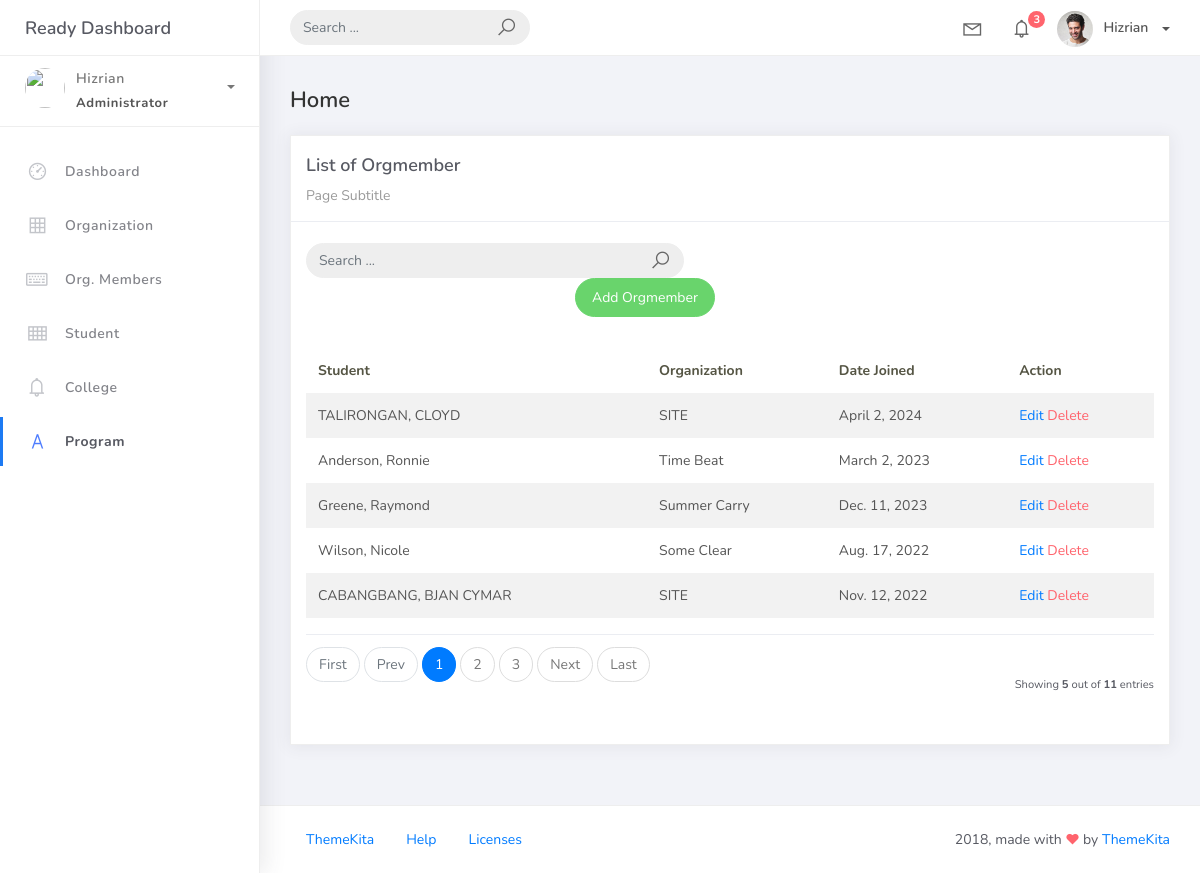
The page /orgmember_list on the database its author committed.
### studentorg/models.py (models this page shows)
class BaseModel(models. Model):
    created_at = models.DateTimeField(auto_now_add=True, db_index=True)
    updated_at = models.DateTimeField(auto_now=True)
    class Meta:
        abstract = True

class OrgMember(BaseModel):
    student = models.ForeignKey (Student, on_delete=models.CASCADE)
    organization = models.ForeignKey(Organization, on_delete=models.CASCADE)
    date_joined = models.DateField()

class Student (BaseModel):
    student_id = models.CharField(max_length=15)
    lastname = models.CharField(max_length=25)
    firstname = models.CharField(max_length=25)
    middlename = models.CharField(max_length=25, blank=True, null=True)
    program = models.ForeignKey(Program, on_delete=models.CASCADE)
    def __str__(self):
        return f"{self.lastname}, {self.firstname}"

class Organization(BaseModel):
    name = models.CharField(max_length=250)
    college = models.ForeignKey(
        College, null=True, blank=True, on_delete=models.CASCADE)
    description = models.CharField(max_length=500)
    def __str__(self):
        return self.name

### studentorg/views.py (the view)
# urls.py: path('orgmember_list', OrgMemberList.as_view(), name='orgmember-list'),
class OrgMemberList(ListView):
    model = OrgMember
    context_object_name = 'orgmember'
    template_name = 'orgmember_list.html'
    paginate_by = 5

### templates/orgmember_list.html (shortened to what this page needs)
{% extends 'base.html' %} {% load static %} {% block content %}
 <div class="content">
   <div class="container-fluid">
     <h4 class="page-title">Home</h4>
     <div class="row">
       <div class="col-md-12">
         <div class="card">
           <div class="card-header">
             <div class="card-title">List of Orgmember</div>
             <div class="card-category">Page Subtitle</div>
         </div>
         <br />
                        <div class="col-md-12 row">
                            <div class="col-md-6">
                                <form class="navbar-left navbar-form nav-search mr-md-3" action="{% url 'orgmember-list' %}">
                                    <div class="input-group">
                                        <input type="text" placeholder="Search ..." class="form-control" name="q" />
                                        <div class="input-group-append">
                                            <span class="input-group-text">
                                                <i class="la la-search search-icon"></i>
                                            </span>
                                        </div>
                                    </div>
                                </form>
                            </div>
                        </div>
                        <div class="col-md-6">
                            <div class="pull-right">
                                <a href="{% url 'orgmember-add' %}" class="btn btn-success btn-rounded">Add Orgmember</a>
                            </div>
                        </div>
         <div class="card-body">
            <table class="table table-striped mt-3">
                <thead>
                    <tr>
                        <th scope="col">Student</th>
                        <th scope="col">Organization</th>
                        <th scope="col">Date Joined</th>
                        <th scope="col">Action</th>
                    </tr>
                </thead>
                <tbody>
                    {% for object in object_list %}
                    <tr>
                        <td>{{ object.student }}</td>
                        <td>{{ object.organization }}</td>
                        <td>{{ object.date_joined }}</td>
                        <td>
                            <a href="orgmember_list/{{ object.id }}">Edit</a>
                            <a href="orgmember_list/{{ object.id }}/delete" class="text-danger">Delete</a>
                        </td>
                    </tr>
                    {% endfor %}
                </tbody>
            </table>
           {% include 'includes/pagination.html' %}
         </div>
       </div>
     </div>
   </div>
 </div>
</div>
{% endblock %}

### rows shown on the page
OrgMember: student "TALIRONGAN, CLOYD", organization "SITE", date_joined "April 2, 2024"
OrgMember: student "Anderson, Ronnie", organization "Time Beat", date_joined "March 2, 2023"
OrgMember: student "Greene, Raymond", organization "Summer Carry", date_joined "Dec. 11, 2023"
OrgMember: student "Wilson, Nicole", organization "Some Clear", date_joined "Aug. 17, 2022"
OrgMember: student "CABANGBANG, BJAN CYMAR", organization "SITE", date_joined "Nov. 12, 2022"

### other values the page prints
{{ page_num }} "1"
{{ page_num }} "2" "3"
{{ object_list.count }} "5"
{{ paginator.count }} "11"
